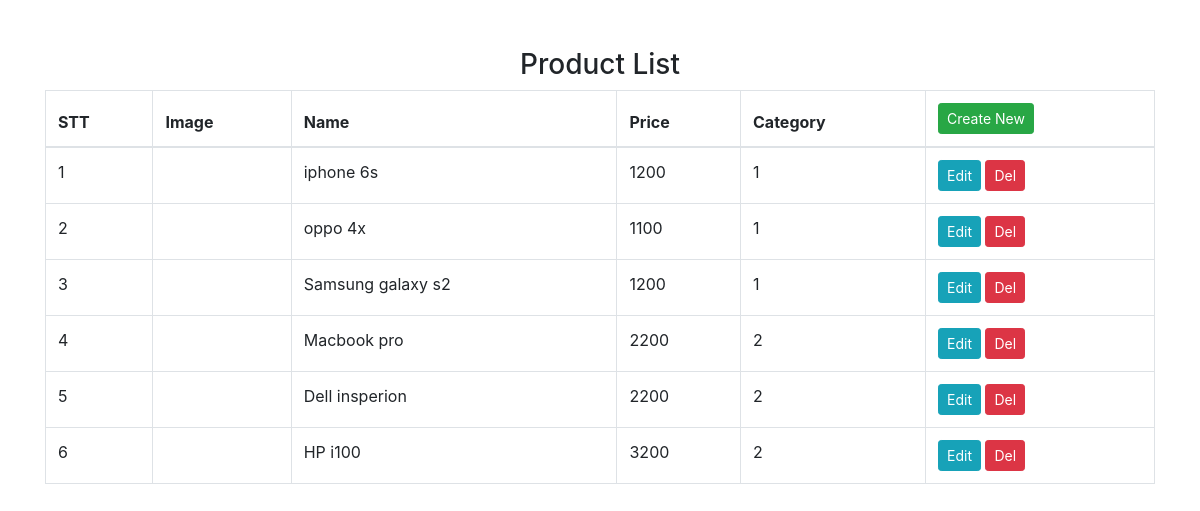
The page /oop_crud/index.php on the database its author committed.
### tables this page shows
create table products (
    id int(11) auto_increment primary key,
    name varchar(100) not null,
    description text,
    slug varchar(100),
    category_id int(10) not null,
    price varchar(250) not null,
    image varchar(250),
    status int(10) default(1)
);

### oop_crud/BaseModel.php (called while the page is built, shortened)
<?php
class BaseModel {
    protected $host = "127.0.0.1";
    protected $username = "root";
    protected $password = "";
    protected $dbName = "thanh_database";
    public function __construct()
    {
        $this->connect = new PDO("mysql:host=$this->host; dbname=$this->dbName", $this->username, $this->password);
    }
    public static function all()
    {
        $model = new static;
        $model->sql = "SELECT * FROM $model->table";
        $stmt = $model->connect->prepare($model->sql);
        $stmt->execute();
        $result = $stmt->fetchAll(PDO::FETCH_CLASS, get_class($model));
        return $result;
    }
}

### oop_crud/index.php (the view, shortened to what this page needs)
<?php
$products = Product::all();
?>
<!DOCTYPE html>
<html lang="en">
<head>
    <title>Document</title><link rel="stylesheet" href="https://stackpath.bootstrapcdn.com/bootstrap/4.4.1/css/bootstrap.min.css">
</head>
<body>
    <div class="container">
        <div class="row">
            <div class="col-md-12">
            <table class="table table-bordered">
                <h3 class="text-center mt-5">Product List</h3>
                <thead>
                    <tr>
                        <th>STT</th>
                        <th>Image</th>
                        <th>Name</th>
                        <th>Price</th>
                        <th>Category</th>
                        <th><a class="btn btn-sm btn-success" href="./create_product.php">Create New</a></th>
                    </tr>
                </thead>
                <tbody>
                <?php foreach ($products as $key => $product): ?>
                    <tr>
                        <td><?= $key+1 ?></td>
                        <td><a href="product_detail.php?id=<?=$product->id?>"><img width="80" src="<?=$product->image ?>" alt=""></a> </td>
                        <td><?= $product->name  ?></td>
                        <td><?= $product->price?></td>
                        <td><?= $product->category_id?></td>
                        <td>
                        <a class="btn btn-sm btn-info" href="update_product.php?id=<?=$product->id?>">Edit</a>
                        <a class="btn btn-sm btn-danger" href="delete_product.php?id=<?=$product->id?>">Del</a>
                        </td>
                    </tr>
                <?php endforeach ?>
                </tbody>
            </table>
            </div>
        </div>
    </div>
</body>
</html>

### rows shown on the page
products: name "iphone 6s", price "1200", category "1"
products: name "oppo 4x", price "1100", category "1"
products: name "Samsung galaxy s2", price "1200", category "1"
products: name "Macbook pro", price "2200", category "2"
products: name "Dell insperion", price "2200", category "2"
products: name "HP i100", price "3200", category "2"
